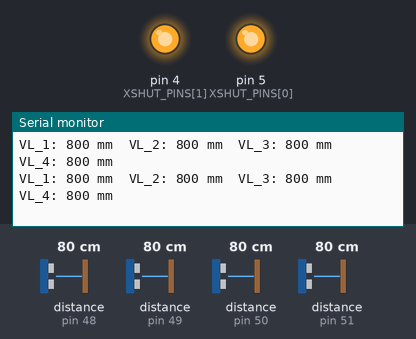
Bench run of a sketch on a simulated Arduino Uno, built with avr-gcc and run on an emulated ATmega328P. On the bench: output pins drawn as LEDs (lit = HIGH), the last lines printed to the serial monitor. The inputs (shaded band) are chosen by the test bench; at power-on: distance to the obstacle (sensors on pin 48, pin 49, pin 50, pin 51) 80 cm. The echo pulse lasts 58.3 µs per cm; pins used as bus, display or sensor lines are not drawn.

Above: at 1.2 s.
1.3 s: distance to the obstacle (sensor on pin 48) set to 250 cm
At 1.8 s:
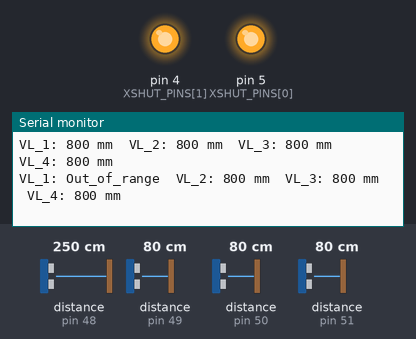
3.5 s: distance to the obstacle (sensor on pin 49) set to 250 cm
At 3.9 s:
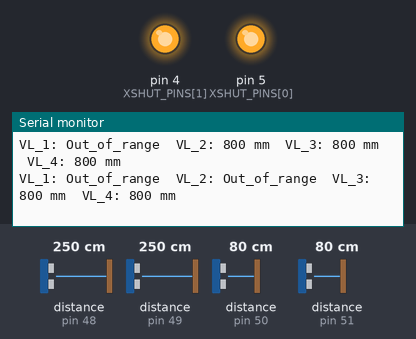
5.6 s: distance to the obstacle (sensor on pin 50) set to 250 cm
At 6.01 s:
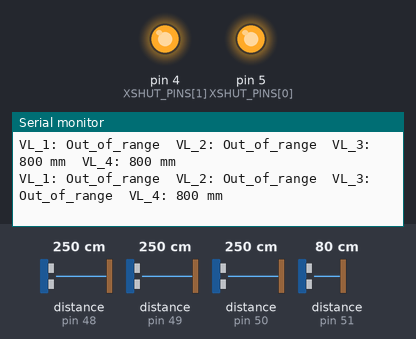
7.8 s: distance to the obstacle (sensor on pin 51) set to 250 cm
At 8.11 s:
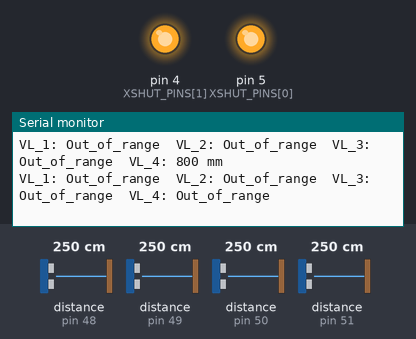
9.9 s: distance to the obstacle (sensor on pin 48) set to 2 cm
At 10.21 s:
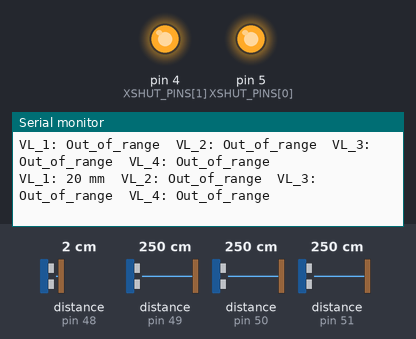
12.0 s: distance to the obstacle (sensor on pin 49) set to 2 cm
At 12.31 s:
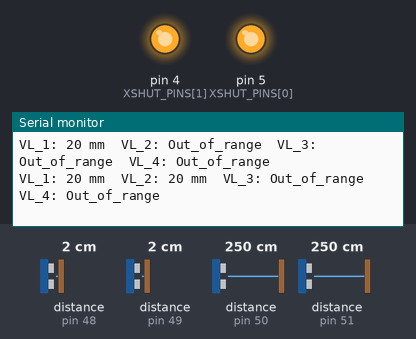

The sketch:

test4VL.ino
```cpp
#include "config.h"
#include "vl53l0x_driver.h"

void setup() {
  Serial.begin(115200);
  while (!Serial) { delay(1); }

  Serial.println(F("===================================="));
  Serial.println(F("Iniciando Sistema de Sensores..."));
  Serial.println(F("===================================="));

  // Inicializar pines del sensor ultrasónico
  pinMode(TRIG_PIN, OUTPUT);
  pinMode(ECHO_PIN, INPUT_PULLUP);

  // Inicializar driver de los VL53L0X
  init_vl53l0x();

  Serial.println(F("Todos los sensores inicializados correctamente."));
}

void loop() {
  // --- 1. Lectura de los Sensores VL53L0X ---
  uint16_t vl53l0x_distances[NUMSENSORS];
  read_vl53l0x(vl53l0x_distances);

  // Imprimir lecturas de los ToF
  for (uint8_t i = 0; i < NUMSENSORS; i++) {
    Serial.print(F("VL_"));
    Serial.print(i + 1);
    Serial.print(F(": "));

    if (vl53l0x_distances[i] != 0xFFFF) {
      Serial.print(vl53l0x_distances[i]);
      Serial.print(F(" mm"));
    } else {
      Serial.print(F("Out_of_range"));
    }
    Serial.print(F("\t"));
  }
  Serial.print(F("\n"));
  // --- 2. Retardo del ciclo ---
  delay(100);
}
```

config.h
```cpp
#ifndef CONFIG_H
#define CONFIG_H

#include <Arduino.h>

// ==========================================
// CONFIGURACIÓN GLOBAL
// ==========================================

// Define la cantidad de sensores VL53L0X
#define NUMSENSORS 4

// Configuración de Ultrasonido
#define TRIG_PIN 9
#define ECHO_PIN 8

// Configuración de los VL53L0X
#define VL53L0X_BASE_ADDR 0x30 // Dirección I2C base

// Arreglo de pines XSHUT (Debe tener tantos elementos como NUMSENSORS)
// Si cambias NUMSENSORS a 3, deberás agregar un pin extra aquí, por ejemplo: {5, 4, 3}
const uint8_t XSHUT_PINS[NUMSENSORS] = {5, 4};

#endif // CONFIG_H
```

vl53l0x_driver.cpp
```cpp
#include "vl53l0x_driver.h"

// Arreglo de objetos para los sensores
Adafruit_VL53L0X sensors[NUMSENSORS];

void init_vl53l0x() {
  // 1. Apagar todos los sensores (Reset)
  for (uint8_t i = 0; i < NUMSENSORS; i++) {
    pinMode(XSHUT_PINS[i], OUTPUT);
    digitalWrite(XSHUT_PINS[i], LOW);
  }
  delay(10); // Esperar a que todos se apaguen por completo

  // 2. Encenderlos uno por uno y asignarles una nueva dirección I2C
  for (uint8_t i = 0; i < NUMSENSORS; i++) {
    // Encender el sensor actual
    digitalWrite(XSHUT_PINS[i], HIGH);
    delay(10); // Tiempo para que el sensor despierte

    // La dirección será secuencial: 0x30, 0x31, 0x32...
    uint8_t new_address = VL53L0X_BASE_ADDR + i;

    // Iniciar el sensor con su nueva dirección
    if (!sensors[i].begin(new_address)) {
      Serial.print(F("Error crítico: Fallo al iniciar el VL53L0X #"));
      Serial.println(i + 1);
      while (1); // Bucle infinito de seguridad si falla un sensor
    }
    delay(10);
  }
}

void read_vl53l0x(uint16_t* distances) {
  VL53L0X_RangingMeasurementData_t measure;

  for (uint8_t i = 0; i < NUMSENSORS; i++) {
    sensors[i].rangingTest(&measure, false); // true para debug

    if (measure.RangeStatus != 4) { // Status 4 = Fuera de rango
      distances[i] = measure.RangeMilliMeter;
    } else {
      distances[i] = 0xFFFF; // Marcador de error / fuera de rango
    }
  }
}
```

vl53l0x_driver.h
```cpp
#ifndef VL53L0X_DRIVER_H
#define VL53L0X_DRIVER_H

#include "config.h"
#include "Adafruit_VL53L0X.h"

// Inicializa todos los sensores definidos en NUMSENSORS asignando direcciones I2C dinámicas
void init_vl53l0x();

// Lee los sensores y guarda los resultados en el array proporcionado
// Si un sensor está fuera de rango, devuelve 0xFFFF
void read_vl53l0x(uint16_t* distances);

#endif // VL53L0X_DRIVER_H
```

Measured:
- after the input at 1.3 s, the serial monitor: prints a new line after 0.33 s (image 1)
- after the input at 3.5 s, the serial monitor: prints a new line after 0.23 s (image 2)
- after the input at 5.6 s, the serial monitor: prints a new line after 0.23 s (image 3)
- after the input at 7.8 s, the serial monitor: prints a new line after 0.14 s (image 4)
- after the input at 9.9 s, the serial monitor: prints a new line after 0.14 s (image 5)
- after the input at 12.0 s, the serial monitor: prints a new line after 0.14 s (image 6)
